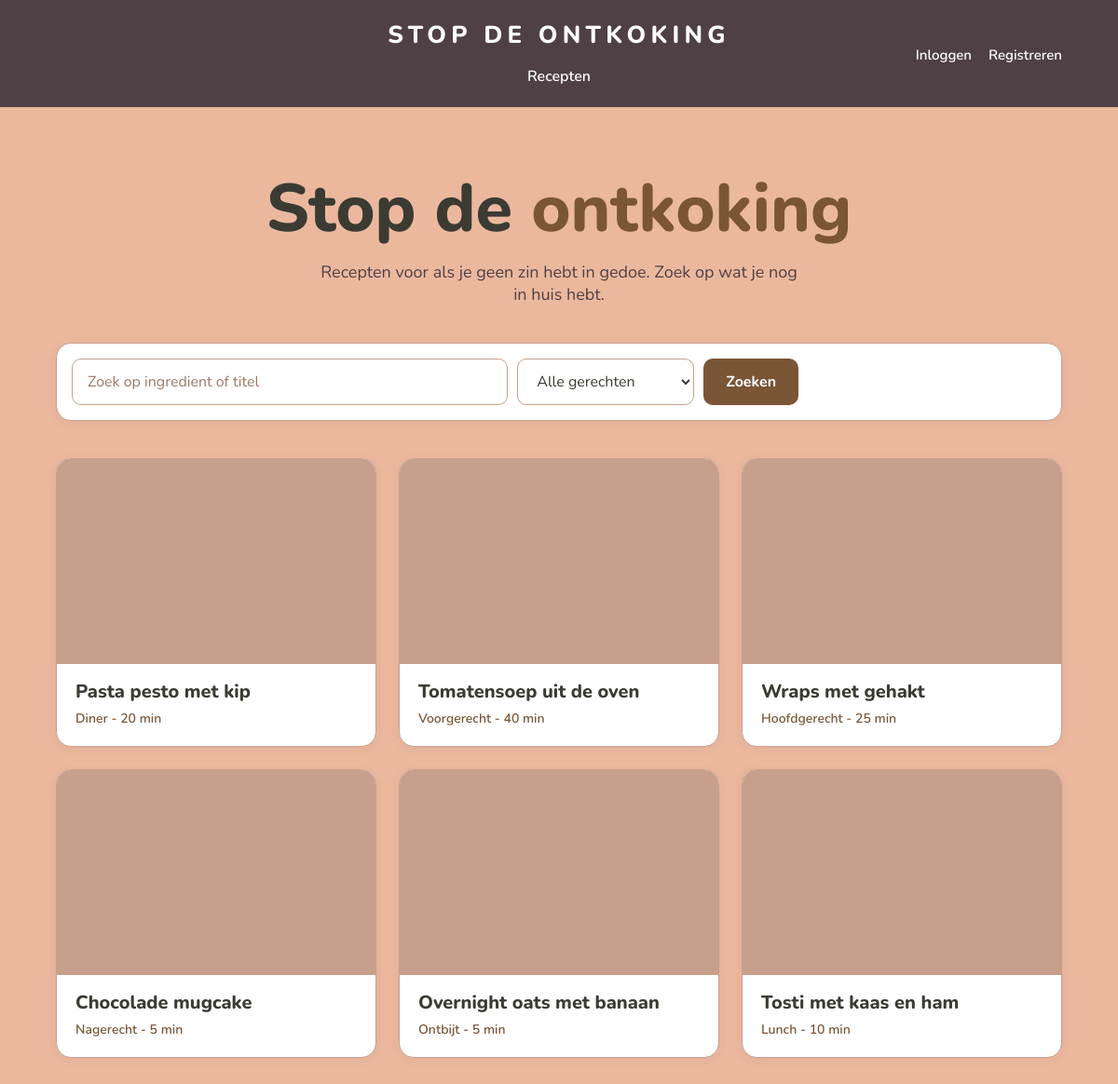
The page / on the database its author committed.
### tables this page shows
CREATE TABLE recepten (
    id INT AUTO_INCREMENT PRIMARY KEY,
    gebruiker_id INT NOT NULL,
    categorie_id INT NOT NULL,
    titel VARCHAR(150) NOT NULL,
    beschrijving TEXT,
    bereidingswijze TEXT NOT NULL,
    bereidingstijd INT NOT NULL,
    afbeelding VARCHAR(255) DEFAULT NULL,
    aangemaakt TIMESTAMP NOT NULL DEFAULT CURRENT_TIMESTAMP,
    FOREIGN KEY (gebruiker_id) REFERENCES gebruikers(id) ON DELETE CASCADE,
    FOREIGN KEY (categorie_id) REFERENCES categorieen(id)
);

CREATE TABLE categorieen (
    id INT AUTO_INCREMENT PRIMARY KEY,
    naam VARCHAR(50) NOT NULL UNIQUE
);

### index.php (called while the page is built, shortened)
<?php
include_once "config.php";
$ingelogd = isset($_SESSION["gebruiker_id"]);
$zoek = "";
$categorie_id = 0;
$query = $conn->prepare("
    SELECT DISTINCT r.id, r.titel, r.afbeelding, r.bereidingstijd, r.aangemaakt, c.naam AS categorie
    FROM recepten r
    JOIN categorieen c ON c.id = r.categorie_id
    LEFT JOIN ingredienten i ON i.recept_id = r.id
    WHERE (r.titel LIKE :zoek1 OR i.naam LIKE :zoek2)
    AND (:cat1 = 0 OR r.categorie_id = :cat2)
    ORDER BY r.aangemaakt DESC
");
$query->execute([
    ":zoek1" => "%" . $zoek . "%",
    ":zoek2" => "%" . $zoek . "%",
    ":cat1" => $categorie_id,
    ":cat2" => $categorie_id
]);
$recepten = $query->fetchAll(PDO::FETCH_ASSOC);
include_once "view/index.view.php";

### view/index.view.php (the view, shortened to what this page needs)
<!DOCTYPE html>
<html lang="nl">
<head>
    <link rel="stylesheet" href="css/css.php">
</head>
<body>
    <header>
        <div class="midden">
            <h1><a href="index.php">STOP DE ONTKOKING</a></h1>
            <nav>
                <a href="index.php">Recepten</a>
            </nav>
        </div>
        <div class="account">
            <?php if ($ingelogd) { ?>
                <a href="uitloggen.php">Uitloggen</a>
            <?php } else { ?>
                <a href="inloggen.php">Inloggen</a>
                <a href="registreren.php">Registreren</a>
            <?php } ?>
        </div>
    </header>
    <section class="hero">
        <h2>Stop de <em>ontkoking</em></h2>
        <p>Recepten voor als je geen zin hebt in gedoe. Zoek op wat je nog in huis hebt.</p>
    </section>
    <div class="balk">
        <form class="zoekbalk" method="get" action="index.php">
            <input type="text" name="zoek" placeholder="Zoek op ingredient of titel" value="<?php echo $zoek; ?>">
            <select name="categorie">
                <option value="0">Alle gerechten</option>
            </select>
            <button type="submit">Zoeken</button>
        </form>
    </div>
    <div class="recepten">
        <?php foreach ($recepten as $recept) { ?>
            <a class="kaart" href="detail.php?id=<?php echo $recept["id"]; ?>">
                <?php if ($recept["afbeelding"]) { ?>
                    <img src="uploads/<?php echo $recept["afbeelding"]; ?>" alt="<?php echo $recept["titel"]; ?>">
                <?php } else { ?>
                    <div class="geenfoto"></div>
                <?php } ?>
                <div class="tekst">
                    <h2><?php echo $recept["titel"]; ?></h2>
                    <p><?php echo $recept["categorie"]; ?> - <?php echo (int) $recept["bereidingstijd"]; ?> min</p>
                </div>
            </a>
        <?php } ?>
    </div>
</body>
</html>

### rows shown on the page
recepten: titel "Pasta pesto met kip", categorie.naam "Diner", bereidingstijd "20"
recepten: titel "Tomatensoep uit de oven", categorie.naam "Voorgerecht", bereidingstijd "40"
recepten: titel "Wraps met gehakt", categorie.naam "Hoofdgerecht", bereidingstijd "25"
recepten: titel "Chocolade mugcake", categorie.naam "Nagerecht", bereidingstijd "5"
recepten: titel "Overnight oats met banaan", categorie.naam "Ontbijt", bereidingstijd "5"
recepten: titel "Tosti met kaas en ham", categorie.naam "Lunch", bereidingstijd "10"
